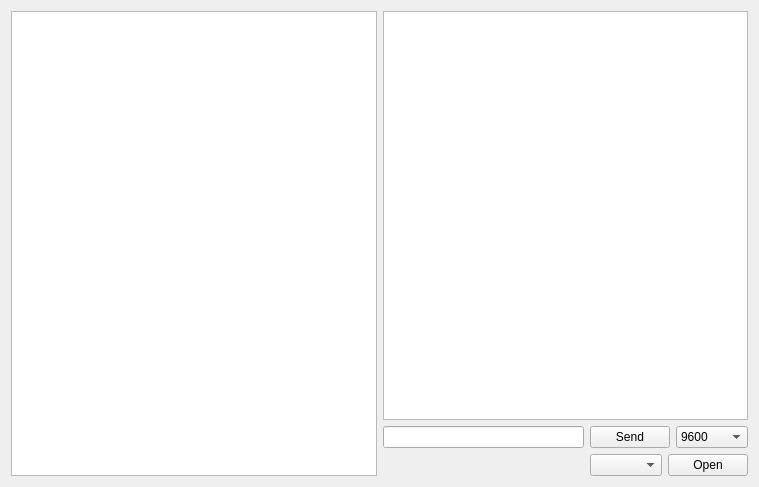
<?xml version="1.0" encoding="UTF-8"?>
<ui version="4.0">
 <class>Form</class>
 <widget class="QWidget" name="Form">
  <property name="geometry">
   <rect>
    <x>0</x>
    <y>0</y>
    <width>759</width>
    <height>487</height>
   </rect>
  </property>
  <property name="windowTitle">
   <string>Form</string>
  </property>
  <layout class="QHBoxLayout" name="horizontalLayout_3">
   <item>
    <layout class="QVBoxLayout" name="verticalLayout">
     <item>
      <widget class="QListWidget" name="logList"/>
     </item>
    </layout>
   </item>
   <item>
    <layout class="QVBoxLayout" name="verticalLayout_3">
     <item>
      <widget class="QListWidget" name="listWidget"/>
     </item>
     <item>
      <layout class="QHBoxLayout" name="horizontalLayout_4">
       <item>
        <widget class="QLineEdit" name="lineEdit"/>
       </item>
       <item>
        <widget class="QPushButton" name="butt_send">
         <property name="text">
          <string>Send</string>
         </property>
        </widget>
       </item>
       <item>
        <widget class="QComboBox" name="portBaudRate">
         <item>
          <property name="text">
           <string>9600</string>
          </property>
         </item>
         <item>
          <property name="text">
           <string>115200</string>
          </property>
         </item>
        </widget>
       </item>
      </layout>
     </item>
     <item>
      <layout class="QHBoxLayout" name="horizontalLayout_2">
       <item>
        <spacer name="horizontalSpacer">
         <property name="orientation">
          <enum>Qt::Horizontal</enum>
         </property>
         <property name="sizeHint" stdset="0">
          <size>
           <width>40</width>
           <height>20</height>
          </size>
         </property>
        </spacer>
       </item>
       <item>
        <widget class="QComboBox" name="avPortsList"/>
       </item>
       <item>
        <widget class="QPushButton" name="butt_inter">
         <property name="text">
          <string>Open</string>
         </property>
        </widget>
       </item>
      </layout>
     </item>
    </layout>
   </item>
  </layout>
 </widget>
 <resources/>
 <connections/>
</ui>
